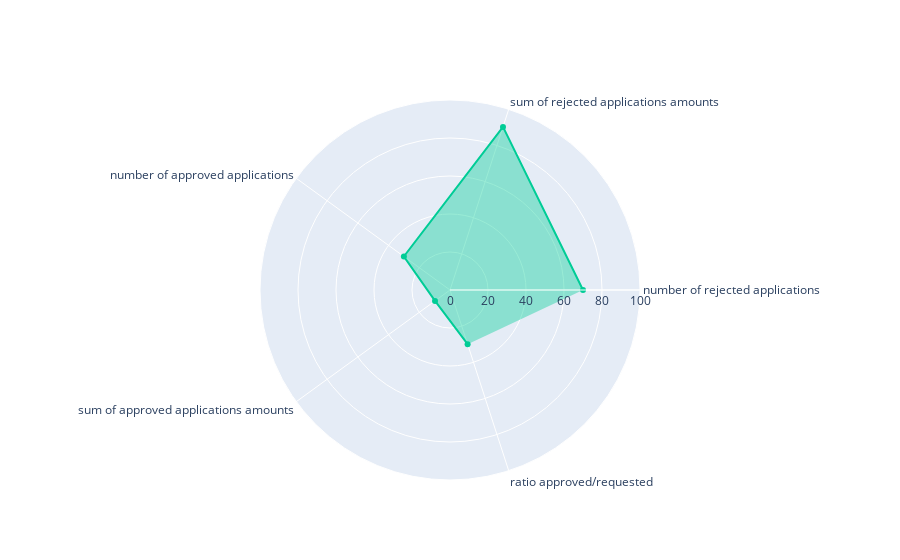

This figure's notebook cell:
### Markdown cell above
RADAR

### Code cell
fig = go.Figure()

#radar dimension normalization 
radar_max_value = 100

values = np.array([[datasink.query(select_rejected_decision).shape[0], 
                    datasink.query(select_rejected_decision)[get_decision_amount].sum(), 
                    datasink.query(select_approved_decision).shape[0], 
                    datasink.query(select_approved_decision)[get_decision_amount].sum(), 
                    datasink.query(select_approved_decision).shape[0]/(datasink.query(select_approved_decision).shape[0]+datasink.query(select_rejected_decision).shape[0])
                   ],
                   [
                    datasink.shape[0],
                    datasink[get_decision_amount].sum(),
                    datasink.shape[0],
                    datasink[get_decision_amount].sum(),
                    1
                   ]
                  ])
normed_values = (values*radar_max_value) / values.max(axis=0)

def radar_normalization(values, max_value):
    normalized_values = []
    for value in values:
        normalized_values.append((value*max_value)/max(values))
    return normalized_values

fig.add_trace(go.Scatterpolar(
      r=normed_values[0],
      theta=radar_chart_labels,
      marker_color='rgb(0,204,150)',
      fillcolor='rgba(0,204,150,0.4)',
      fill='toself',
      name='V1',
))

fig.update_layout(
  height=800,
  polar=dict(
    #bgcolor= 'rgb(239, 239, 232)',
    radialaxis=dict(
      visible=True,
      range=[0, radar_max_value],
      #linecolor='red',
      #gridcolor='red',
      #axiscolor='red',
      #tickcolor='red',
    )),
  #showlegend=False
)

fig.show()

### Figure 1 — Plotly figure (JSON) as saved in the notebook; plotly's stock layout.template omitted (floating-point values rounded to 4 significant figures)
{"data": [{"fill": "toself", "fillcolor": "rgba(0,204,150,0.4)", "marker": {"color": "rgb(0,204,150)"}, "name": "V1", "r": [70, 90.25, 30, 9.747, 30], "theta": ["number of rejected applications", "sum of rejected applications amounts", "number of approved applications", "sum of approved applications amounts", "ratio approved/requested"], "type": "scatterpolar"}], "layout": {"autosize": true, "polar": {"angularaxis": {"type": "category"}, "radialaxis": {"autorange": false, "range": [0, 100], "type": "linear", "visible": true}}}}
